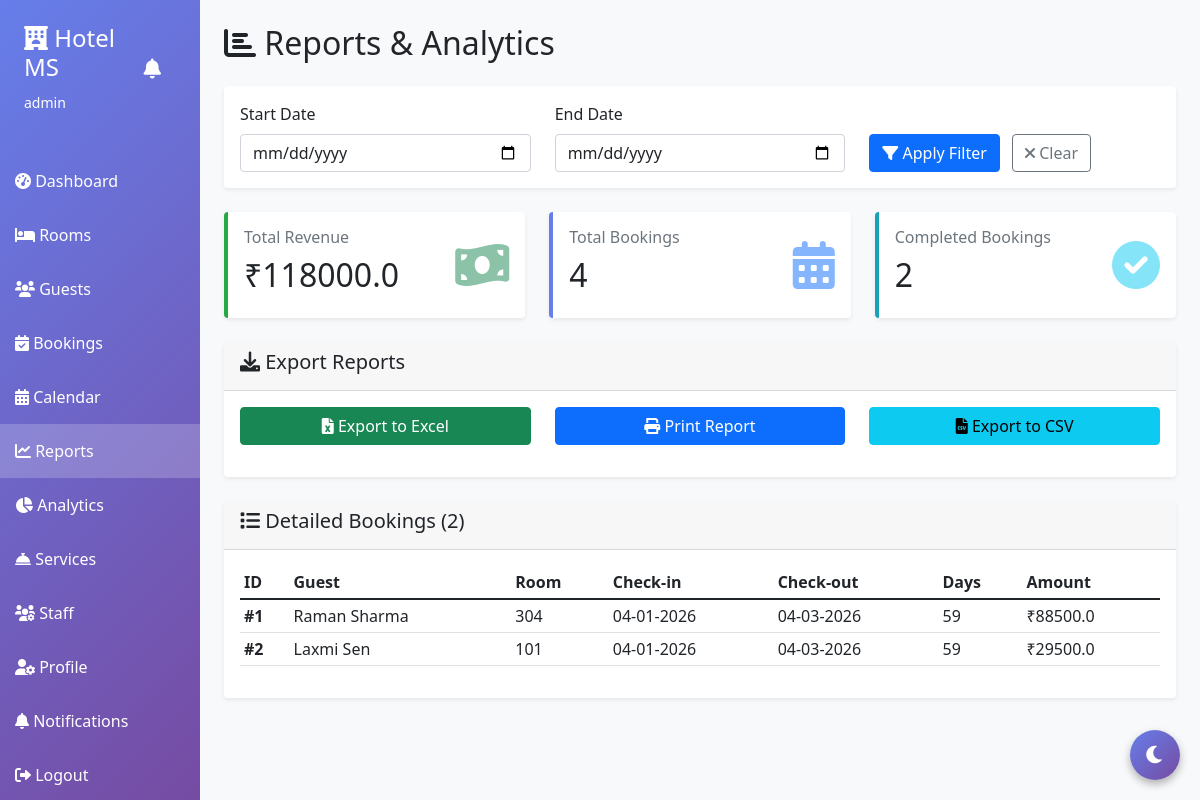
Screenshot of /reports (signed in) with the database file from the repository.
### server.py (models this page shows)
class User(UserMixin, db.Model):
    id = db.Column(db.Integer, primary_key=True)
    username = db.Column(db.String(80), unique=True, nullable=False)
    password = db.Column(db.String(200), nullable=False)
    role = db.Column(db.String(20), default='staff')
    guest_id = db.Column(db.Integer, db.ForeignKey('guest.id'), nullable=True)

class Booking(db.Model):
    id = db.Column(db.Integer, primary_key=True)
    guest_id = db.Column(db.Integer, db.ForeignKey('guest.id'), nullable=False)
    room_id = db.Column(db.Integer, db.ForeignKey('room.id'), nullable=False)
    check_in = db.Column(db.DateTime, nullable=False)
    check_out = db.Column(db.DateTime)
    expected_checkout = db.Column(db.DateTime)
    total_amount = db.Column(db.Float, default=0)
    advance_payment = db.Column(db.Float, default=0)
    status = db.Column(db.String(20), default='active')
    created_at = db.Column(db.DateTime, default=datetime.utcnow)

class Guest(db.Model):
    id = db.Column(db.Integer, primary_key=True)
    name = db.Column(db.String(100), nullable=False)
    email = db.Column(db.String(100))
    phone = db.Column(db.String(20), nullable=False)
    id_proof = db.Column(db.String(50))
    address = db.Column(db.Text)
    loyalty_points = db.Column(db.Integer, default=0)
    loyalty_tier = db.Column(db.String(20), default='Bronze')  # Bronze, Silver, Gold, Platinum
    bookings = db.relationship('Booking', backref='guest', lazy=True)
    user = db.relationship('User', backref='guest_account', uselist=False)

class Room(db.Model):
    id = db.Column(db.Integer, primary_key=True)
    room_number = db.Column(db.String(10), unique=True, nullable=False)
    room_type = db.Column(db.String(50), nullable=False)
    price = db.Column(db.Float, nullable=False)
    status = db.Column(db.String(20), default='available')
    description = db.Column(db.Text)
    image_url = db.Column(db.String(500), default='https://images.unsplash.com/photo-1611892440504-42a792e24d32?w=500')
    amenities = db.Column(db.String(500))  # Comma-separated: "WiFi,AC,TV"
    capacity = db.Column(db.Integer, default=2)
    bookings = db.relationship('Booking', backref='room', lazy=True)
    reviews = db.relationship('Review', backref='room', lazy=True)

### server.py (the view, shortened to what this page needs)
@app.route('/reports')
@login_required
def reports():
    if current_user.role == 'guest':
        return redirect(url_for('guest_dashboard'))
    start_date = request.args.get('start_date')
    end_date = request.args.get('end_date')
    query = Booking.query.filter_by(status='completed')
    completed_bookings_list = query.all()
    total_revenue = sum([b.total_amount for b in completed_bookings_list if b.total_amount])
    total_bookings = Booking.query.count()
    completed_bookings = len(completed_bookings_list)
    return render_template('reports.html',
                         total_revenue=total_revenue,
                         total_bookings=total_bookings,
                         completed_bookings=completed_bookings,
                         start_date=start_date,
                         end_date=end_date,
                         bookings_list=completed_bookings_list)

### server.py (called while the page is built)
@login_manager.user_loader
def load_user(user_id):
    return User.query.get(int(user_id))

### templates/reports.html (shortened to what this page needs)
{% extends "base.html" %}
{% block content %}
<h2 class="mb-4"><i class="fas fa-chart-bar"></i> Reports & Analytics</h2>
<div class="card mb-4">
    <div class="card-body">
        <form method="GET" action="{{ url_for('reports') }}">
            <div class="row align-items-end">
                <div class="col-md-4">
                    <label class="form-label">Start Date</label>
                    <input type="date" class="form-control" name="start_date"
                           value="{{ start_date if start_date else '' }}">
                </div>
                <div class="col-md-4">
                    <label class="form-label">End Date</label>
                    <input type="date" class="form-control" name="end_date"
                           value="{{ end_date if end_date else '' }}">
                </div>
                <div class="col-md-4">
                    <button type="submit" class="btn btn-primary me-2">
                        <i class="fas fa-filter"></i> Apply Filter
                    </button>
                    <a href="{{ url_for('reports') }}" class="btn btn-outline-secondary">
                        <i class="fas fa-times"></i> Clear
                    </a>
                </div>
            </div>
        </form>
    </div>
</div>
<div class="row mb-4">
    <div class="col-md-4">
        <div class="card stat-card success">
            <div class="card-body">
                <div class="d-flex justify-content-between align-items-center">
                    <div>
                        <h6 class="text-muted">Total Revenue</h6>
                        <h2>₹{{ total_revenue|round(2) }}</h2>
                    </div>
                    <div>
                        <i class="fas fa-money-bill-wave fa-3x text-success opacity-50"></i>
                    </div>
                </div>
            </div>
        </div>
    </div>
    <div class="col-md-4">
        <div class="card stat-card primary">
            <div class="card-body">
                <div class="d-flex justify-content-between align-items-center">
                    <div>
                        <h6 class="text-muted">Total Bookings</h6>
                        <h2>{{ total_bookings }}</h2>
                    </div>
                    <div>
                        <i class="fas fa-calendar-alt fa-3x text-primary opacity-50"></i>
                    </div>
                </div>
            </div>
        </div>
    </div>
    <div class="col-md-4">
        <div class="card stat-card info">
            <div class="card-body">
                <div class="d-flex justify-content-between align-items-center">
                    <div>
                        <h6 class="text-muted">Completed Bookings</h6>
                        <h2>{{ completed_bookings }}</h2>
                    </div>
                    <div>
                        <i class="fas fa-check-circle fa-3x text-info opacity-50"></i>
                    </div>
                </div>
            </div>
        </div>
    </div>
</div>
<div class="card mb-4">
    <div class="card-header">
        <h5><i class="fas fa-download"></i> Export Reports</h5>
    </div>
    <div class="card-body">
        <div class="row">
            <div class="col-md-4 mb-3">
                <button class="btn btn-success w-100" onclick="exportToExcel()">
                    <i class="fas fa-file-excel"></i> Export to Excel
                </button>
            </div>
            <div class="col-md-4 mb-3">
                <button class="btn btn-primary w-100" onclick="window.print()">
                    <i class="fas fa-print"></i> Print Report
                </button>
            </div>
            <div class="col-md-4 mb-3">
                <button class="btn btn-info w-100" onclick="exportToCSV()">
                    <i class="fas fa-file-csv"></i> Export to CSV
                </button>
            </div>
        </div>
    </div>
</div>
{% if bookings_list %}
<div class="card">
    <div class="card-header">
        <h5><i class="fas fa-list"></i> Detailed Bookings ({{ bookings_list|length }})</h5>
    </div>
    <div class="card-body">
        <div class="table-responsive">
            <table class="table table-sm table-hover">
                <thead>
                    <tr>
                        <th>ID</th>
                        <th>Guest</th>
                        <th>Room</th>
                        <th>Check-in</th>
                        <th>Check-out</th>
                        <th>Days</th>
                        <th>Amount</th>
                    </tr>
                </thead>
                <tbody>
                    {% for booking in bookings_list %}
                    <tr>
                        <td><strong>#{{ booking.id }}</strong></td>
                        <td>{{ booking.guest.name }}</td>
                        <td>{{ booking.room.room_number }}</td>
                        <td>{{ booking.check_in.strftime('%d-%m-%Y') }}</td>
                        <td>{{ booking.check_out.strftime('%d-%m-%Y') if booking.check_out else '-' }}</td>
                        <td>{{ (booking.check_out - booking.check_in).days if booking.check_out else 0 }}</td>
                        <td>₹{{ booking.total_amount|round(2) if booking.total_amount else 0 }}</td>
                    </tr>
                    {% endfor %}
                </tbody>
            </table>
        </div>
    </div>
</div>
{% endif %}
{% endblock %}

### templates/base.html (shortened to what this page needs)
<!DOCTYPE html>
<html lang="en">
<head>
    <link href="https://cdn.jsdelivr.net/npm/bootstrap@5.1.3/dist/css/bootstrap.min.css" rel="stylesheet">
    <link rel="stylesheet" href="https://cdnjs.cloudflare.com/ajax/libs/font-awesome/6.0.0/css/all.min.css">
</head>
<body>
    {% if current_user.is_authenticated %}
    <div class="container-fluid">
        <div class="row">
            <div class="col-md-2 sidebar p-0">
                <div class="p-4 text-white">
                    <div class="d-flex justify-content-between align-items-center mb-3">
                        <div>
                            <h4><i class="fas fa-hotel"></i> Hotel MS</h4>
                            <small>{{ current_user.username }}</small>
                        </div>
                        <div>
                            <a href="{{ url_for('notifications') }}" class="text-white position-relative"
                                title="Notifications">
                                <i class="fas fa-bell fa-lg"></i>
                            </a>
                        </div>
                    </div>
                </div>
                <nav>
                    {% if current_user.role == 'guest' %}
                    <a href="{{ url_for('guest_dashboard') }}"
                        class="{% if request.endpoint == 'guest_dashboard' %}active{% endif %}">
                        <i class="fas fa-tachometer-alt"></i> My Dashboard
                    </a>
                    <a href="{{ url_for('guest_book_room') }}"
                        class="{% if request.endpoint == 'guest_book_room' %}active{% endif %}">
                        <i class="fas fa-bed"></i> Book a Room
                    </a>
                    <a href="{{ url_for('profile') }}" class="{% if request.endpoint == 'profile' %}active{% endif %}">
                        <i class="fas fa-user"></i> My Profile
                    </a>
                    <a href="{{ url_for('notifications') }}"
                        class="{% if request.endpoint == 'notifications' %}active{% endif %}">
                        <i class="fas fa-bell"></i> Notifications
                    </a>
                    <a href="{{ url_for('logout') }}">
                        <i class="fas fa-sign-out-alt"></i> Logout
                    </a>
                    {% else %}
                    <a href="{{ url_for('dashboard') }}"
                        class="{% if request.endpoint == 'dashboard' %}active{% endif %}">
                        <i class="fas fa-tachometer-alt"></i> Dashboard
                    </a>
                    <a href="{{ url_for('rooms') }}" class="{% if request.endpoint == 'rooms' %}active{% endif %}">
                        <i class="fas fa-bed"></i> Rooms
                    </a>
                    <a href="{{ url_for('guests') }}" class="{% if request.endpoint == 'guests' %}active{% endif %}">
                        <i class="fas fa-users"></i> Guests
                    </a>
                    <a href="{{ url_for('bookings') }}"
                        class="{% if request.endpoint == 'bookings' %}active{% endif %}">
                        <i class="fas fa-calendar-check"></i> Bookings
                    </a>
                    <a href="{{ url_for('calendar') }}"
                        class="{% if request.endpoint == 'calendar' %}active{% endif %}">
                        <i class="fas fa-calendar-alt"></i> Calendar
                    </a>
                    <a href="{{ url_for('reports') }}" class="{% if request.endpoint == 'reports' %}active{% endif %}">
                        <i class="fas fa-chart-line"></i> Reports
                    </a>
                    <a href="{{ url_for('analytics') }}"
                        class="{% if request.endpoint == 'analytics' %}active{% endif %}">
                        <i class="fas fa-chart-pie"></i> Analytics
                    </a>
                    <a href="{{ url_for('services') }}"
                        class="{% if request.endpoint == 'services' %}active{% endif %}">
                        <i class="fas fa-concierge-bell"></i> Services
                    </a>
                    <a href="{{ url_for('staff') }}" class="{% if request.endpoint == 'staff' %}active{% endif %}">
                        <i class="fas fa-users-cog"></i> Staff
                    </a>
                    <a href="{{ url_for('profile') }}" class="{% if request.endpoint == 'profile' %}active{% endif %}">
                        <i class="fas fa-user-cog"></i> Profile
                    </a>
                    <a href="{{ url_for('notifications') }}"
                        class="{% if request.endpoint == 'notifications' %}active{% endif %}">
                        <i class="fas fa-bell"></i> Notifications
                    </a>
                    <a href="{{ url_for('logout') }}">
                        <i class="fas fa-sign-out-alt"></i> Logout
                    </a>
                    {% endif %}
                </nav>
            </div>
            <div class="col-md-10 p-4">
                {% block content %}{% endblock %}
            </div>
        </div>
    </div>
    {% else %}
    {% block login_content %}{% endblock %}
    {% endif %}
    <button class="dark-mode-toggle" onclick="toggleDarkMode()" title="Toggle Dark Mode">
        <i class="fas fa-moon" id="darkModeIcon"></i>
    </button>
</body>
</html>

### templates/base.html (style rules this page uses)
body { background-color: #f8f9fa; transition: all 0.3s; }
.sidebar { min-height: 100vh; background: linear-gradient(135deg, #667eea 0%, #764ba2 100%); }
.sidebar a { color: white; text-decoration: none; padding: 15px; display: block; transition: 0.3s; }
.sidebar a.active { background-color: rgba(255, 255, 255, 0.2); }
.card { box-shadow: 0 0.125rem 0.25rem rgba(0, 0, 0, 0.075); border: none; transition: all 0.3s; }
.stat-card { border-left: 4px solid; }
.stat-card.primary { border-color: #667eea; }
.stat-card.success { border-color: #28a745; }
.stat-card.info { border-color: #17a2b8; }
.dark-mode-toggle { position: fixed; bottom: 20px; right: 20px; width: 50px; height: 50px; border-radius: 50%; background: linear-gradient(135deg, #667eea 0%, #764ba2 100%); border: none; color: white; font-size: 20px; cursor: pointer; box-shadow: 0 4px 8px rgba(0, 0, 0, 0.3); z-index: 1000; transition: all 0.3s; }

### templates/reports.html (style rules this page uses)
.btn, .modal, .sidebar, .card-footer { display: none !important; }
body { background: white !important; }
.card { border: 1px solid #ddd !important; }

### rows the page displays
User: username "admin"
Booking: id "1", guest.name "Raman Sharma", room.room_number "304", check_in "04-01-2026", check_out "04-03-2026", check_out+check_in "59", total_amount "88500.0"
Booking: id "2", guest.name "Laxmi Sen", room.room_number "101", check_in "04-01-2026", check_out "04-03-2026", check_out+check_in "59", total_amount "29500.0"

### other values shown
{{ total_revenue|round(2) }} "118000.0"
{{ total_bookings }} "4"
{{ completed_bookings }} "2"
{{ bookings_list|length }} "2"
